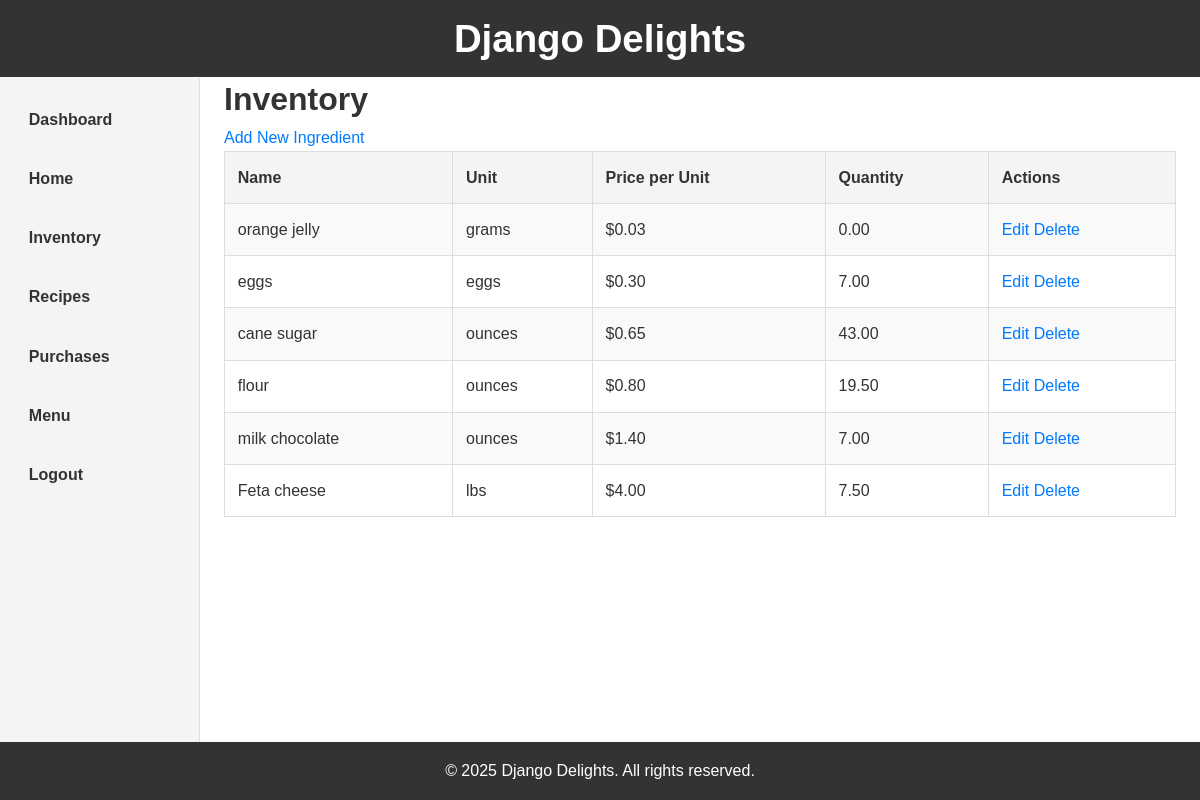
The page /inventory/ (signed in) on the database as committed earlier.
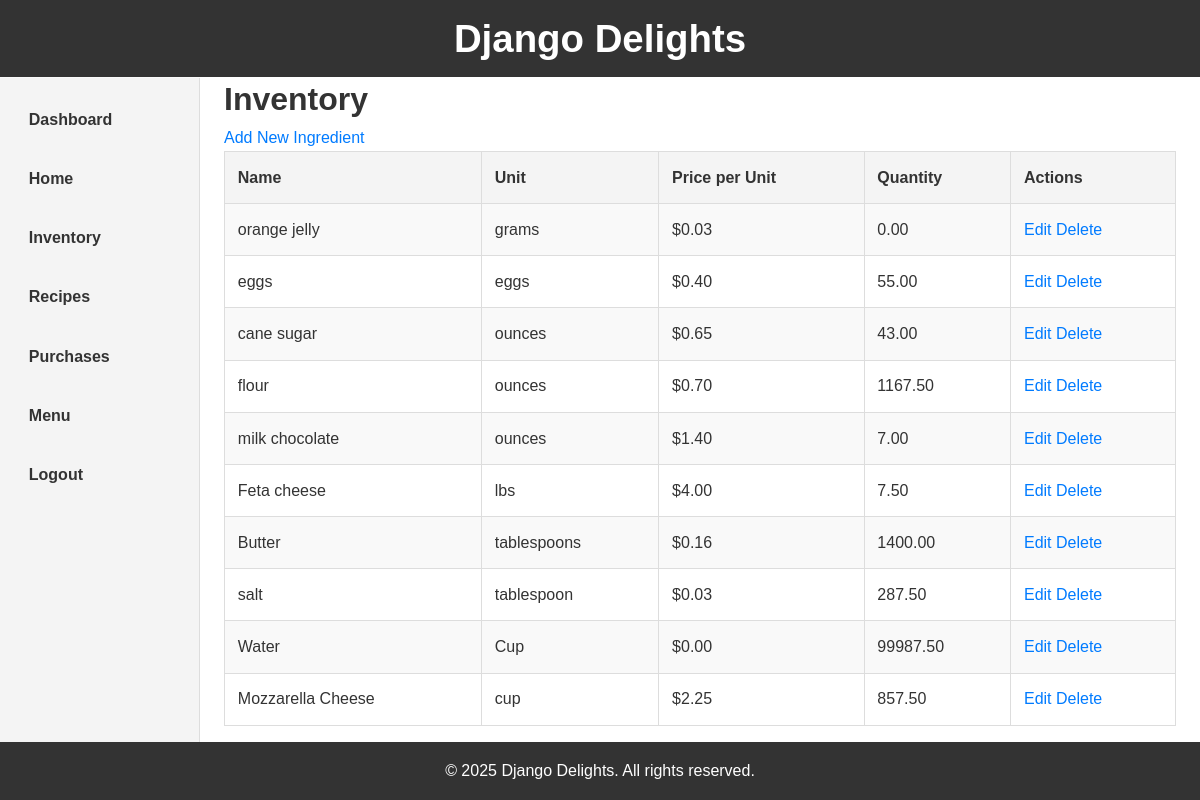
The same page on the database as committed later.
### inventory/models.py (models this page shows, shortened)
class Ingredient(models.Model):
    name = models.CharField(max_length=100, unique=True)
    unit = models.CharField(max_length=100,)
    price_per_unit = models.DecimalField(max_digits=10, decimal_places=6)
    quantity = models.DecimalField(max_digits=10, decimal_places=2)

### inventory/views.py (the view)
# urls.py: path('inventory/', views.inventory_view, name='inventory'),
@login_required
def inventory_view(request):
    ingredients = Ingredient.objects.all()  # Fetch all ingredients
    return render(request, 'inventory.html', {'ingredients': ingredients})

### templates/inventory.html (shortened to what this page needs)
{% extends 'base.html' %}
{% block content %}
<h1>Inventory</h1>
<a href="{% url 'create_ingredient' %}">Add New Ingredient</a>
<table border="1">
    <tr>
        <th>Name</th>
        <th>Unit</th>
        <th>Price per Unit</th>
        <th>Quantity</th>
        <th>Actions</th>
    </tr>
    {% for ingredient in ingredients %}
    <tr>
        <td>{{ ingredient.name }}</td>
        <td>{{ ingredient.unit }}</td>
        <td>${{ ingredient.price_per_unit|floatformat:2 }}</td>
        <td>{{ ingredient.quantity }}</td>
        <td>
            <a href="{% url 'update_ingredient' ingredient.id %}">Edit</a>
            <a href="{% url 'delete_ingredient' ingredient.id %}">Delete</a>
        </td>
    </tr>
    {% endfor %}
</table>
{% endblock %}

### templates/base.html (shortened to what this page needs)
<!DOCTYPE html>
<html lang="en">
<head>
    {% load static %}
    <link rel="stylesheet" href="{% static 'css/style.css' %}">
</head>
<body>
    <header>
        <h1>Django Delights</h1>
    </header>
    <div class="container">
        <div class="sidebar">
            <nav>
                <a href="{% url 'dashboard' %}">Dashboard</a>
                <a href="{% url 'home' %}">Home</a>
                <a href="{% url 'inventory' %}">Inventory</a>
                <a href="{% url 'recipe_list' %}">Recipes</a>
                <a href="{% url 'purchase_list' %}">Purchases</a>
                <a href="{% url 'menu' %}">Menu</a>
                <a href="{% url 'logout' %}">Logout</a>
            </nav>
        </div>
        <div class="content">
            {% block content %}{% endblock %}
        </div>
    </div>
    <footer>
        <p>&copy; 2025 Django Delights. All rights reserved.</p>
    </footer>
</body>
</html>

### static/css/style.css (style rules this page uses)
* { margin: 0; padding: 0; box-sizing: border-box; }
body { font-family: Arial, sans-serif; background-color: #f9f9f9; color: #333; line-height: 1.6; display: flex; flex-direction: column; height: 100vh; overflow: hidden; }
a { text-decoration: none; color: #007bff; }
header { background-color: #333; color: white; padding: 0.5rem 1rem; text-align: center; font-size: 1.2rem; font-weight: bold; position: fixed; top: 0; left: 0; width: 100%; z-index: 1000; }
.container { display: flex; flex: 1; padding-top: 50px; padding-bottom: 50px; overflow: hidden; }
.sidebar { background-color: #f4f4f4; padding: 1rem; border-right: 1px solid #ddd; position: fixed; width: 200px; height: calc(100% - 50px); top: 78px; left: 0; transform: translateX(-100%); transition: transform 0.3s ease-in-out; z-index: 1000; overflow-y: auto; }
.sidebar nav a { display: block; padding: 0.8rem; border-radius: 5px; margin-bottom: 0.5rem; color: #333; font-weight: bold; transition: background-color 0.2s ease; }
.content { flex: 1; margin-left: 0; padding: 1.5rem; background-color: white; overflow-y: auto; }
footer { background-color: #333; color: white; text-align: center; padding: 1rem; position: fixed; bottom: 0; left: 0; width: 100%; z-index: 1000; }
table { width: 100%; border-collapse: collapse; margin-bottom: 1.5rem; }
table th, table td { padding: 0.8rem; text-align: left; border: 1px solid #ddd; }
table th { background-color: #f4f4f4; font-weight: bold; }
table tr:nth-child(even) { background-color: #f9f9f9; }
@media (min-width: 768px) { .sidebar { transform: translateX(0); height: calc(100% - 70px); } }
@media (min-width: 768px) { .content { margin-left: 200px; } }

Rows that differ between the two databases and show on the page:
changed Ingredient "eggs": price_per_unit "0.30" → "0.40"; quantity "7.00" → "55.00"
changed Ingredient "flour": price_per_unit "0.80" → "0.70"; quantity "19.50" → "1167.50"
added Ingredient: name "Butter", unit "tablespoons", price_per_unit "0.16", quantity "1400.00"
added Ingredient: name "salt", unit "tablespoon", price_per_unit "0.03", quantity "287.50"
added Ingredient: name "Water", unit "Cup", price_per_unit "0.00", quantity "99987.50"
added Ingredient: name "Mozzarella Cheese", unit "cup", price_per_unit "2.25", quantity "857.50"
